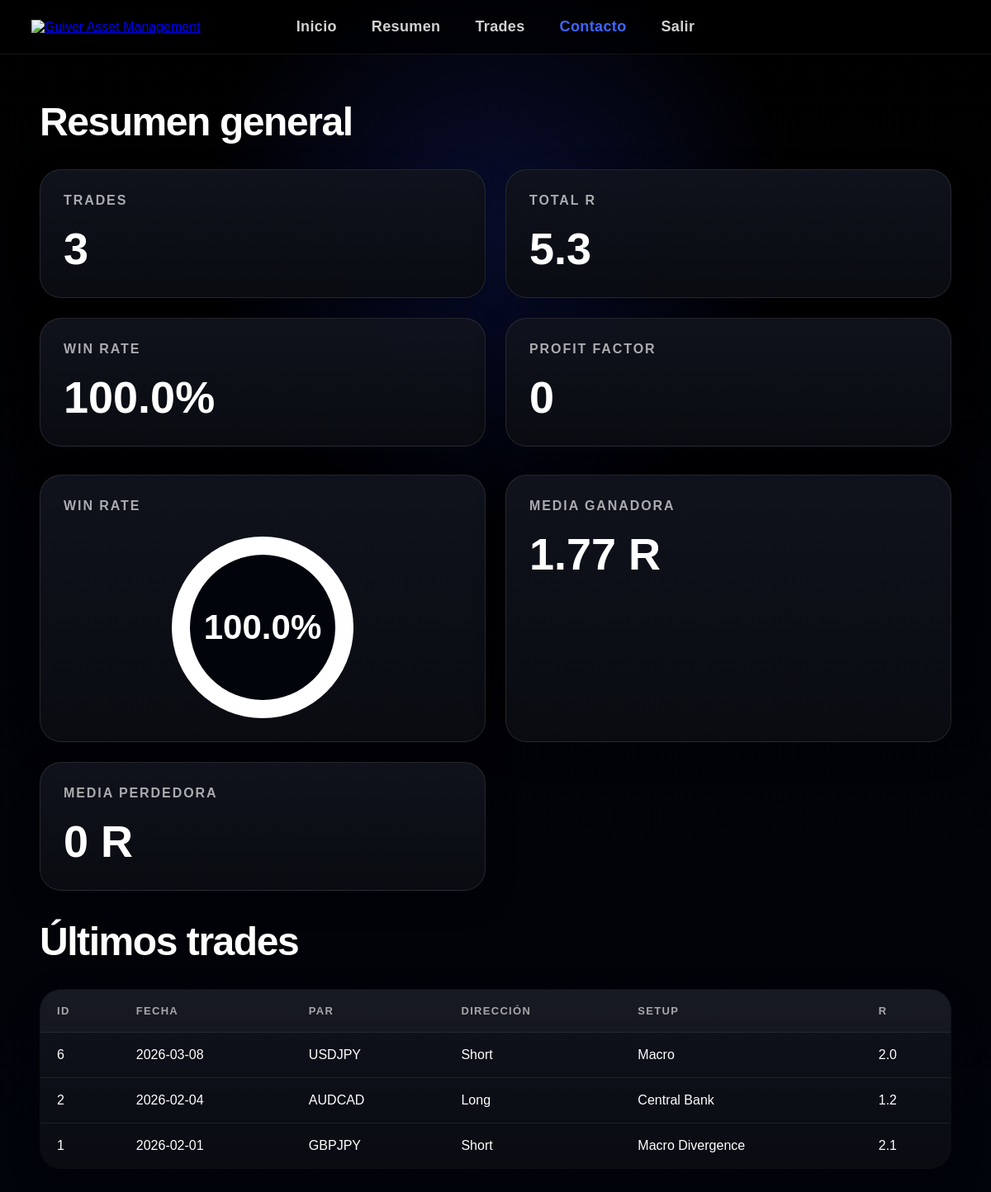
The app's page /resumen (signed in) with its own data.
### tables this page shows
CREATE TABLE trades (
            id INTEGER PRIMARY KEY AUTOINCREMENT,
            open_date TEXT NOT NULL,
            close_date TEXT,
            pair TEXT NOT NULL,
            direction TEXT NOT NULL,
            narrative TEXT NOT NULL,
            setup_type TEXT NOT NULL,
            result_r REAL NOT NULL,
            notes TEXT,
            reflection TEXT
        );

### app.py (the view)
@app.route("/resumen")
def index():
    trades = get_all_trades()
    summary = calculate_summary(trades)
    return render_template("index.html", trades=trades, summary=summary)

### database.py (called while the page is built)
def get_connection():
    conn = sqlite3.connect(DB_PATH)
    conn.row_factory = sqlite3.Row
    return conn

def get_all_trades():
    conn = get_connection()
    trades = conn.execute("SELECT * FROM trades ORDER BY open_date DESC, id DESC").fetchall()
    conn.close()
    return trades

### metrics.py (called while the page is built, shortened)
def calculate_summary(trades):
    results = [t["result_r"] for t in trades]
    wins = [r for r in results if r > 0]
    losses = [r for r in results if r < 0]
    num_trades = len(results)
    total_r = sum(results)
    win_rate = (len(wins) / num_trades * 100) if num_trades > 0 else 0
    avg_win = sum(wins) / len(wins) if wins else 0
    avg_loss = sum(losses) / len(losses) if losses else 0
    gross_profit = sum(wins) if wins else 0
    gross_loss = abs(sum(losses)) if losses else 0
    profit_factor = gross_profit / gross_loss if gross_loss > 0 else 0
    return {
        "num_trades": num_trades,
        "total_r": round(total_r, 2),
        "win_rate": round(win_rate, 2),
        "avg_win": round(avg_win, 2),
        "avg_loss": round(avg_loss, 2),
        "profit_factor": round(profit_factor, 2)
    }

### templates/index.html
{% extends "base.html" %}
{% block content %}
<main>
    <h2>Resumen general</h2>
    <section class="cards">
        <div class="card">
            <h3>Trades</h3>
            <p>{{ summary.num_trades }}</p>
        </div>
        <div class="card">
            <h3>Total R</h3>
            <p>{{ summary.total_r }}</p>
        </div>
        <div class="card">
            <h3>Win Rate</h3>
            <p>{{ summary.win_rate }}%</p>
        </div>
        <div class="card">
            <h3>Profit Factor</h3>
            <p>{{ summary.profit_factor }}</p>
        </div>
    </section>
    <section class="circle-panel">
        <div class="circle-card">
            <h3>Win Rate</h3>
            <div class="circle-wrap">
                <div class="progress-circle" style="--value: {{ summary.win_rate }};">
                    <div class="circle-inner">
                        {{ summary.win_rate }}%
                    </div>
                </div>
            </div>
        </div>
        <div class="card">
            <h3>Media ganadora</h3>
            <p>{{ summary.avg_win }} R</p>
        </div>
        <div class="card">
            <h3>Media perdedora</h3>
            <p>{{ summary.avg_loss }} R</p>
        </div>
    </section>
    <h2>Últimos trades</h2>
    <table>
        <thead>
            <tr>
                <th>ID</th>
                <th>Fecha</th>
                <th>Par</th>
                <th>Dirección</th>
                <th>Setup</th>
                <th>R</th>
            </tr>
        </thead>
        <tbody>
            {% for trade in trades %}
            <tr>
                <td>{{ trade.id }}</td>
                <td>{{ trade.open_date }}</td>
                <td>{{ trade.pair }}</td>
                <td>{{ trade.direction }}</td>
                <td>{{ trade.setup_type }}</td>
                <td>{{ trade.result_r }}</td>
            </tr>
            {% endfor %}
        </tbody>
    </table>
</main>
{% endblock %}

### static/style.css (style rules this page uses)
:root { --bg: #000000; --bg-soft: #050816; --panel: #10131d; --panel-line: rgba(255, 255, 255, 0.10); --text: #ffffff; --muted: rgba(255, 255, 255, 0.70); --muted-2: rgba(255, 255, 255, 0.55); --blue: #3f65ff; --purple: #7b2cff; --orange: #ff6a1a; --shadow: 0 18px 50px rgba(0, 0, 0, 0.35); }
* { box-sizing: border-box; }
html { scroll-behavior: smooth; }
body { margin: 0; background: radial-gradient(circle at 50% 18%, rgba(48, 73, 255, 0.18), transparent 26%), linear-gradient(180deg, #000000 0%, #02040c 100%); color: var(--text); font-family: Arial, Helvetica, sans-serif; }
.index main, .trades main, .contact main, .login main, .reports-page { width: min(1400px, 92%); margin: 0 auto; padding: 54px 0 70px; }
h2 { font-size: clamp(44px, 4vw, 68px); margin: 0 0 30px; font-weight: 800; letter-spacing: -0.03em; }
h3 { margin: 0 0 18px; font-size: 24px; color: rgba(255,255,255,0.84); }
.cards, .circle-panel { width: 100%; display: grid; gap: 24px; margin-bottom: 34px; }
.cards { grid-template-columns: repeat(4, 1fr); }
.circle-panel { grid-template-columns: 1.2fr 1fr 1fr; }
.card, .circle-card, .form-box, table { background: linear-gradient(180deg, rgba(16,19,29,0.96) 0%, rgba(10,12,18,0.96) 100%); border: 1px solid rgba(255,255,255,0.10); border-radius: 26px; box-shadow: 0 12px 36px rgba(0,0,0,0.26); }
.card, .circle-card { padding: 28px; }
.card h3, .circle-card h3 { font-size: 16px; text-transform: uppercase; letter-spacing: 0.12em; color: rgba(255,255,255,0.65); }
.card p { margin: 14px 0 0; font-size: 54px; font-weight: 800; }
.circle-card { display: flex; flex-direction: column; justify-content: space-between; min-height: 320px; }
.circle-wrap { display: flex; justify-content: center; align-items: center; margin-top: 10px; width: 100%; }
.progress-circle { --size: 220px; --thickness: 22px; --value: 50; width: var(--size); height: var(--size); border-radius: 50%; background: conic-gradient( #ffffff calc(var(--value) * 1%), rgba(255,255,255,0.16) 0 ); position: relative; display: flex; align-items: center; justify-content: center; }
.progress-circle::before { content: ""; position: absolute; width: calc(var(--size) - var(--thickness) * 2); height: calc(var(--size) - var(--thickness) * 2); background: #02040c; border-radius: 50%; }
.circle-inner { position: relative; z-index: 2; font-size: 42px; font-weight: 800; color: #ffffff; text-align: center; }
table { width: 100%; border-collapse: collapse; overflow: hidden; margin-bottom: 34px; }
table th, table td { padding: 18px 20px; text-align: left; border-bottom: 1px solid rgba(255,255,255,0.08); font-size: 16px; vertical-align: top; }
table th { color: rgba(255,255,255,0.62); text-transform: uppercase; letter-spacing: 0.10em; font-size: 13px; background: rgba(255,255,255,0.03); }
@media (max-width: 1200px) { .focus-grid, .cards, .circle-panel, .grid, .trade-form .grid, .reports-grid { grid-template-columns: repeat(2, 1fr); } }

### records on screen
trades: id "6", open_date "2026-03-08", pair "USDJPY", direction "Short", setup_type "Macro", result_r "2.0"
trades: id "2", open_date "2026-02-04", pair "AUDCAD", direction "Long", setup_type "Central Bank", result_r "1.2"
trades: id "1", open_date "2026-02-01", pair "GBPJPY", direction "Short", setup_type "Macro Divergence", result_r "2.1"

### other values on screen
{{ summary.num_trades }} "3"
{{ summary.total_r }} "5.3"
{{ summary.win_rate }} "100.0"
{{ summary.profit_factor }} "0"
{{ summary.avg_win }} "1.77"
{{ summary.avg_loss }} "0"
